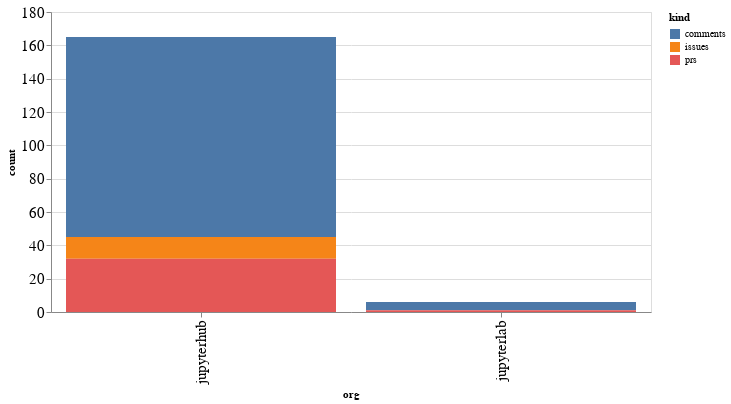

Notebook code for this chart:
### Code cell
alt.Chart(org_summaries, width=600).mark_bar().encode(
    x='org',
    y='count',
    color='kind',
    tooltip="org"
)

### Figure 1 — Vega-Lite specification as saved in the notebook (floating-point values rounded to 4 significant figures)
{"config": {"axisLeft": {"labelFontSize": 15}, "axisBottom": {"labelFontSize": 15}}, "data": {"name": "data-7e7ed2f695bf9bc1a4c5af6c4a814afb"}, "mark": "bar", "encoding": {"color": {"type": "nominal", "field": "kind"}, "tooltip": {"type": "nominal", "field": "org"}, "x": {"type": "nominal", "field": "org"}, "y": {"type": "quantitative", "field": "count"}}, "width": 600, "$schema": "https://vega.github.io/schema/vega-lite/v4.8.1.json", "datasets": {"data-7e7ed2f695bf9bc1a4c5af6c4a814afb": [{"org": "jupyterhub", "kind": "comments", "count": 120}, {"org": "jupyterhub", "kind": "issues", "count": 13}, {"org": "jupyterhub", "kind": "prs", "count": 32}, {"org": "jupyterlab", "kind": "comments", "count": 5}, {"org": "jupyterlab", "kind": "prs", "count": 1}]}}
